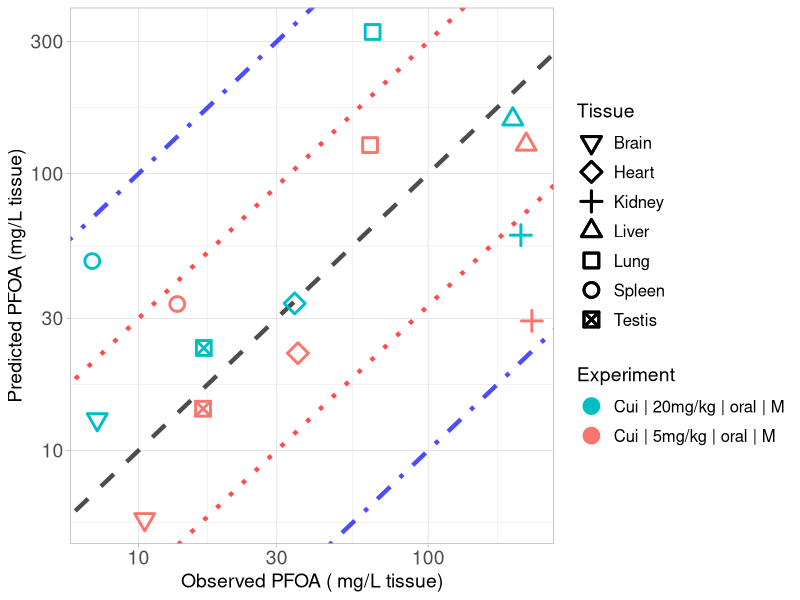

Generate this figure with R:
library(ggplot2)

#setwd("C:/Users/ptsir/Documents/GitHub/PFAS_PBK_models/PFOA inhalation Rat/Validation/Validation_results")
setwd("C:/Users/dpjio/Documents/GitHub/PFAS_PBK_models/PFOA inhalation Rat/Validation/full_params")

# Load Results 
Cui_results <- read.csv("Cui_2008_results.csv", header = T)
Cui_low <- Cui_results[Cui_results$Dose == 5, ]
Cui_low$Experiment <- "Cui | 5mg/kg | oral | M"
Cui_high <- Cui_results[Cui_results$Dose == 20, ]
Cui_high$Experiment <- "Cui | 20mg/kg | oral | M"
# 
Tissue_markers <-  c(0:10,14)
names(Tissue_markers) <- c( "Lung",   "Spleen",  "Liver",   "Kidney", "Plasma", "Heart",
                            "Brain","Testis", "Stomach", "Intestines", "Carcass")

Experiment <- scales::hue_pal()(2)

names(Experiment) <- unique(c(Cui_low$Experiment, Cui_high$Experiment))



scatter_plot <- ggplot()+
  geom_abline(intercept = log10(1), slope = 1, linetype = "dashed", color = "black", linewidth = 1.5, alpha = 0.7) +  # Identity line in log10 scale
  geom_abline(intercept = log10(3), slope = 1, linetype = "dotted", color = "red", linewidth = 1.5, alpha = 0.7) +  # +3-fold error line
  geom_abline(intercept = log10(1/3), slope = 1, linetype = "dotted", color = "red", linewidth = 1.5, alpha = 0.7) +  # -3-fold error line
  geom_abline(intercept = log10(10), slope = 1, linetype = "dotdash", color = "blue", linewidth = 1.5, alpha = 0.7) +  # +10-fold error line
  geom_abline(intercept = log10(1/10), slope = 1, linetype = "dotdash", color = "blue", linewidth = 1.5, alpha = 0.7) +  # -10-fold error line
  geom_point(data = Cui_low, aes(x=Observed, y=Predicted, color = Experiment, shape = Tissue), size=4, stroke = 1.5)+
  geom_point(data = Cui_high, aes(x=Observed, y=Predicted, color = Experiment, shape = Tissue), size=4, stroke = 1.5)+
  scale_y_log10()+
  scale_x_log10()+
  scale_color_manual(values = Experiment)+
  theme(legend.spacing.y = unit(1, 'cm')) +
  guides(fill = guide_legend(byrow = TRUE))+
  scale_shape_manual(values = Tissue_markers)+
  theme_light()+
  labs(y = "Predicted PFOA (mg/L tissue)",
       x = "Observed PFOA ( mg/L tissue)")+
  theme(plot.title = element_text(hjust = 0.5),
        legend.key.size = unit(0.75, 'cm'),  
        legend.title = element_text(size=14),
        legend.text = element_text(size=12,  hjust = 0),
        axis.text = element_text(size = 14),
        axis.title = element_text(size = 14),
        )

#print(scatter_plot)

ggsave("validation_plot_PFOA_tissues.png", scatter_plot, width = 11, height = 7, units = "in", dpi = 300)
